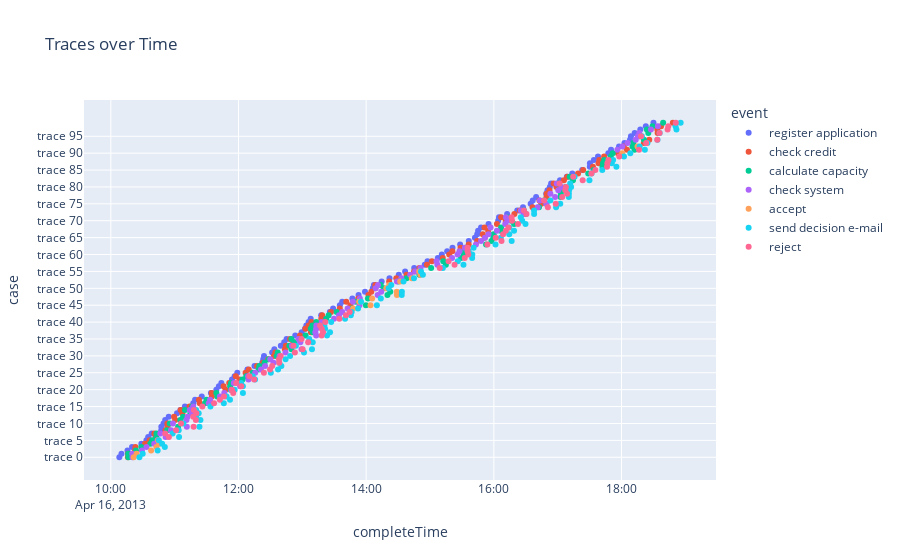

Notebook cell for this chart:
### Code cell
fig = px.scatter(df, x=df.iloc[:,2].values.tolist(), y=df.iloc[:,0].values.tolist(), color=df.iloc[:,1].values.tolist(), 
                labels={
                    'x':df.columns[2],
                    'y':df.columns[0],
                    'color':df.columns[1],
                },
                title= "Traces over Time"
                )
fig.show()

### Figure 1 — Plotly figure (JSON) as saved in the notebook; plotly's stock layout.template omitted (floating-point values rounded to 4 significant figures)
{"data": [{"hovertemplate": "event=register application<br>completeTime=%{x}<br>case=%{y}<extra></extra>", "legendgroup": "register application", "marker": {"color": "#636efa", "symbol": "circle"}, "mode": "markers", "name": "register application", "orientation": "v", "showlegend": true, "type": "scatter", "x": ["2013-04-16 10:08:02", "2013-04-16 10:10:02", "2013-04-16 10:15:42", "2013-04-16 10:19:56", "2013-04-16 10:28:43", "2013-04-16 10:33:28", "2013-04-16 10:35:07", "2013-04-16 10:38:26", "2013-04-16 10:47:23", "2013-04-16 10:47:29", "2013-04-16 10:49:32", "2013-04-16 10:51:06", "2013-04-16 10:54:25", "2013-04-16 11:02:14", "2013-04-16 11:05:27", "2013-04-16 11:09:37", "2013-04-16 11:17:31", "2013-04-16 11:19:13", "2013-04-16 11:25:30", "2013-04-16 11:34:06", "2013-04-16 11:39:10", "2013-04-16 11:41:34", "2013-04-16 11:43:54", "2013-04-16 11:53:52", "2013-04-16 11:56:23", "2013-04-16 11:58:54", "2013-04-16 12:08:23", "2013-04-16 12:15:02", "2013-04-16 12:22:21", "2013-04-16 12:23:18", "2013-04-16 12:23:59", "2013-04-16 12:31:36", "2013-04-16 12:33:43", "2013-04-16 12:39:48", "2013-04-16 12:42:58", "2013-04-16 12:45:12", "2013-04-16 12:53:21", "2013-04-16 12:59:23", "2013-04-16 13:02:29", "2013-04-16 13:03:47", "2013-04-16 13:05:55", "2013-04-16 13:07:53", "2013-04-16 13:17:43", "2013-04-16 13:25:51", "2013-04-16 13:28:55", "2013-04-16 13:35:16", "2013-04-16 13:37:28", "2013-04-16 13:47:02", "2013-04-16 13:52:52", "2013-04-16 13:58:54", "2013-04-16 14:06:15", "2013-04-16 14:07:14", "2013-04-16 14:14:33", "2013-04-16 14:21:54", "2013-04-16 14:30:40", "2013-04-16 14:36:38", "2013-04-16 14:45:09", "2013-04-16 14:55:02", "2013-04-16 14:57:40", "2013-04-16 15:07:24", "2013-04-16 15:11:06", "2013-04-16 15:16:08", "2013-04-16 15:21:08", "2013-04-16 15:28:20", "2013-04-16 15:36:26", "2013-04-16 15:42:12", "2013-04-16 15:44:22", "2013-04-16 15:45:12", "2013-04-16 15:47:57", "2013-04-16 15:55:01", "2013-04-16 16:04:04", "2013-04-16 16:04:51", "2013-04-16 16:12:28", "2013-04-16 16:21:59", "2013-04-16 16:27:26", "2013-04-16 16:34:36", "2013-04-16 16:36:32", "2013-04-16 16:39:44", "2013-04-16 16:49:13", "2013-04-16 16:50:26", "2013-04-16 16:52:37", "2013-04-16 16:53:50", "2013-04-16 17:02:12", "2013-04-16 17:08:37", "2013-04-16 17:13:44", "2013-04-16 17:23:01", "2013-04-16 17:30:13", "2013-04-16 17:30:18", "2013-04-16 17:34:02", "2013-04-16 17:37:54", "2013-04-16 17:47:34", "2013-04-16 17:50:09", "2013-04-16 17:57:39", "2013-04-16 18:02:44", "2013-04-16 18:07:58", "2013-04-16 18:08:52", "2013-04-16 18:12:22", "2013-04-16 18:17:39", "2013-04-16 18:22:48", "2013-04-16 18:30:02"], "xaxis": "x", "y": ["trace 0", "trace 1", "trace 2", "trace 3", "trace 4", "trace 5", "trace 6", "trace 7", "trace 8", "trace 9", "trace 10", "trace 11", "trace 12", "trace 13", "trace 14", "trace 15", "trace 16", "trace 17", "trace 18", "trace 19", "trace 20", "trace 21", "trace 22", "trace 23", "trace 24", "trace 25", "trace 26", "trace 27", "trace 28", "trace 29", "trace 30", "trace 31", "trace 32", "trace 33", "trace 34", "trace 35", "trace 36", "trace 37", "trace 38", "trace 39", "trace 40", "trace 41", "trace 42", "trace 43", "trace 44", "trace 45", "trace 46", "trace 47", "trace 48", "trace 49", "trace 50", "trace 51", "trace 52", "trace 53", "trace 54", "trace 55", "trace 56", "trace 57", "trace 58", "trace 59", "trace 60", "trace 61", "trace 62", "trace 63", "trace 64", "trace 65", "trace 66", "trace 67", "trace 68", "trace 69", "trace 70", "trace 71", "trace 72", "trace 73", "trace 74", "trace 75", "trace 76", "trace 77", "trace 78", "trace 79", "trace 80", "trace 81", "trace 82", "trace 83", "trace 84", "trace 85", "trace 86", "trace 87", "trace 88", "trace 89", "trace 90", "trace 91", "trace 92", "trace 93", "trace 94", "trace 95", "trace 96", "trace 97", "trace 98", "trace 99"], "yaxis": "y"}, {"hovertemplate": "event=check credit<br>completeTime=%{x}<br>case=%{y}<extra></extra>", "legendgroup": "check credit", "marker": {"color": "#EF553B", "symbol": "circle"}, "mode": "markers", "name": "check credit", "orientation": "v", "showlegend": true, "type": "scatter", "x": ["2013-04-16 10:16:03", "2013-04-16 10:16:07", "2013-04-16 10:22:41", "2013-04-16 10:23:07", "2013-04-16 10:32:08", "2013-04-16 10:36:29", "2013-04-16 10:42:11", "2013-04-16 10:40:57", "2013-04-16 10:51:26", "2013-04-16 10:53:18", "2013-04-16 10:53:10", "2013-04-16 11:00:32", "2013-04-16 10:59:27", "2013-04-16 11:07:17", "2013-04-16 11:05:37", "2013-04-16 11:13:57", "2013-04-16 11:23:38", "2013-04-16 11:22:53", "2013-04-16 11:35:01", "2013-04-16 11:34:46", "2013-04-16 11:47:46", "2013-04-16 11:46:00", "2013-04-16 11:51:17", "2013-04-16 12:00:56", "2013-04-16 11:57:30", "2013-04-16 12:06:41", "2013-04-16 12:09:40", "2013-04-16 12:17:29", "2013-04-16 12:22:58", "2013-04-16 12:27:51", "2013-04-16 12:33:21", "2013-04-16 12:34:39", "2013-04-16 12:43:38", "2013-04-16 12:44:30", "2013-04-16 12:51:32", "2013-04-16 12:48:28", "2013-04-16 12:57:50", "2013-04-16 13:08:04", "2013-04-16 13:02:54", "2013-04-16 13:05:57", "2013-04-16 13:08:33", "2013-04-16 13:17:48", "2013-04-16 13:18:38", "2013-04-16 13:26:56", "2013-04-16 13:35:14", "2013-04-16 13:45:11", "2013-04-16 13:41:19", "2013-04-16 13:52:35", "2013-04-16 14:02:07", "2013-04-16 14:04:51", "2013-04-16 14:08:35", "2013-04-16 14:08:38", "2013-04-16 14:21:34", "2013-04-16 14:28:19", "2013-04-16 14:37:54", "2013-04-16 14:45:02", "2013-04-16 14:49:59", "2013-04-16 14:57:09", "2013-04-16 15:01:45", "2013-04-16 15:12:00", "2013-04-16 15:18:04", "2013-04-16 15:21:02", "2013-04-16 15:28:44", "2013-04-16 15:36:22", "2013-04-16 15:44:21", "2013-04-16 15:51:25", "2013-04-16 15:49:35", "2013-04-16 15:54:39", "2013-04-16 15:51:13", "2013-04-16 16:02:53", "2013-04-16 16:11:08", "2013-04-16 16:06:50", "2013-04-16 16:19:18", "2013-04-16 16:24:26", "2013-04-16 16:36:21", "2013-04-16 16:44:34", "2013-04-16 16:42:53", "2013-04-16 16:49:31", "2013-04-16 16:49:35", "2013-04-16 16:52:17", "2013-04-16 16:58:50", "2013-04-16 16:56:13", "2013-04-16 17:05:50", "2013-04-16 17:08:59", "2013-04-16 17:19:10", "2013-04-16 17:23:57", "2013-04-16 17:33:08", "2013-04-16 17:38:24", "2013-04-16 17:39:03", "2013-04-16 17:43:38", "2013-04-16 17:56:37", "2013-04-16 18:05:07", "2013-04-16 18:02:11", "2013-04-16 18:20:57", "2013-04-16 18:26:04", "2013-04-16 18:17:34", "2013-04-16 18:33:55", "2013-04-16 18:33:39", "2013-04-16 18:37:09", "2013-04-16 18:48:13"], "xaxis": "x", "y": ["trace 0", "trace 1", "trace 2", "trace 3", "trace 4", "trace 5", "trace 6", "trace 7", "trace 8", "trace 9", "trace 10", "trace 11", "trace 12", "trace 13", "trace 14", "trace 15", "trace 16", "trace 17", "trace 18", "trace 19", "trace 20", "trace 21", "trace 22", "trace 23", "trace 24", "trace 25", "trace 26", "trace 27", "trace 28", "trace 29", "trace 30", "trace 31", "trace 32", "trace 33", "trace 34", "trace 35", "trace 36", "trace 37", "trace 38", "trace 39", "trace 40", "trace 41", "trace 42", "trace 43", "trace 44", "trace 45", "trace 46", "trace 47", "trace 48", "trace 49", "trace 50", "trace 51", "trace 52", "trace 53", "trace 54", "trace 55", "trace 56", "trace 57", "trace 58", "trace 59", "trace 60", "trace 61", "trace 62", "trace 63", "trace 64", "trace 65", "trace 66", "trace 67", "trace 68", "trace 69", "trace 70", "trace 71", "trace 72", "trace 73", "trace 74", "trace 75", "trace 76", "trace 77", "trace 78", "trace 79", "trace 80", "trace 81", "trace 82", "trace 83", "trace 84", "trace 85", "trace 86", "trace 87", "trace 88", "trace 89", "trace 90", "trace 91", "trace 92", "trace 93", "trace 94", "trace 95", "trace 96", "trace 97", "trace 98", "trace 99"], "yaxis": "y"}, {"hovertemplate": "event=calculate capacity<br>completeTime=%{x}<br>case=%{y}<extra></extra>", "legendgroup": "calculate capacity", "marker": {"color": "#00cc96", "symbol": "circle"}, "mode": "markers", "name": "calculate capacity", "orientation": "v", "showlegend": true, "type": "scatter", "x": ["2013-04-16 10:16:28", "2013-04-16 10:16:21", "2013-04-16 10:23:37", "2013-04-16 10:28:41", "2013-04-16 10:37:11", "2013-04-16 10:38:52", "2013-04-16 10:42:47", "2013-04-16 10:42:55", "2013-04-16 10:52:54", "2013-04-16 11:03:15", "2013-04-16 10:55:23", "2013-04-16 11:05:20", "2013-04-16 11:07:56", "2013-04-16 11:14:51", "2013-04-16 11:09:40", "2013-04-16 11:16:26", "2013-04-16 11:28:35", "2013-04-16 11:29:56", "2013-04-16 11:40:09", "2013-04-16 11:39:13", "2013-04-16 11:52:42", "2013-04-16 11:52:13", "2013-04-16 11:53:02", "2013-04-16 12:03:48", "2013-04-16 12:07:18", "2013-04-16 12:13:20", "2013-04-16 12:18:59", "2013-04-16 12:19:36", "2013-04-16 12:24:28", "2013-04-16 12:28:21", "2013-04-16 12:35:50", "2013-04-16 12:36:54", "2013-04-16 12:49:45", "2013-04-16 12:47:48", "2013-04-16 12:52:41", "2013-04-16 12:49:42", "2013-04-16 13:03:04", "2013-04-16 13:09:53", "2013-04-16 13:07:55", "2013-04-16 13:09:25", "2013-04-16 13:13:06", "2013-04-16 13:22:26", "2013-04-16 13:24:45", "2013-04-16 13:32:19", "2013-04-16 13:46:51", "2013-04-16 13:59:45", "2013-04-16 13:50:22", "2013-04-16 14:01:39", "2013-04-16 14:20:01", "2013-04-16 14:22:39", "2013-04-16 14:16:29", "2013-04-16 14:13:38", "2013-04-16 14:30:16", "2013-04-16 14:38:03", "2013-04-16 14:49:59", "2013-04-16 14:49:10", "2013-04-16 15:01:04", "2013-04-16 15:14:55", "2013-04-16 15:12:27", "2013-04-16 15:29:06", "2013-04-16 15:31:40", "2013-04-16 15:32:55", "2013-04-16 15:33:29", "2013-04-16 15:52:40", "2013-04-16 15:57:45", "2013-04-16 15:59:30", "2013-04-16 15:59:49", "2013-04-16 16:06:25", "2013-04-16 16:06:49", "2013-04-16 16:19:03", "2013-04-16 16:16:14", "2013-04-16 16:12:40", "2013-04-16 16:29:59", "2013-04-16 16:28:18", "2013-04-16 16:42:25", "2013-04-16 16:49:25", "2013-04-16 16:47:08", "2013-04-16 17:02:42", "2013-04-16 17:02:56", "2013-04-16 17:04:21", "2013-04-16 17:07:32", "2013-04-16 17:00:02", "2013-04-16 17:14:23", "2013-04-16 17:11:19", "2013-04-16 17:28:44", "2013-04-16 17:33:46", "2013-04-16 17:42:03", "2013-04-16 17:42:36", "2013-04-16 17:43:45", "2013-04-16 17:49:51", "2013-04-16 17:51:43", "2013-04-16 18:12:20", "2013-04-16 18:10:19", "2013-04-16 18:11:05", "2013-04-16 18:21:06", "2013-04-16 18:16:39", "2013-04-16 18:25:09", "2013-04-16 18:23:46", "2013-04-16 18:29:05", "2013-04-16 18:39:07"], "xaxis": "x", "y": ["trace 0", "trace 1", "trace 2", "trace 3", "trace 4", "trace 5", "trace 6", "trace 7", "trace 8", "trace 9", "trace 10", "trace 11", "trace 12", "trace 13", "trace 14", "trace 15", "trace 16", "trace 17", "trace 18", "trace 19", "trace 20", "trace 21", "trace 22", "trace 23", "trace 24", "trace 25", "trace 26", "trace 27", "trace 28", "trace 29", "trace 30", "trace 31", "trace 32", "trace 33", "trace 34", "trace 35", "trace 36", "trace 37", "trace 38", "trace 39", "trace 40", "trace 41", "trace 42", "trace 43", "trace 44", "trace 45", "trace 46", "trace 47", "trace 48", "trace 49", "trace 50", "trace 51", "trace 52", "trace 53", "trace 54", "trace 55", "trace 56", "trace 57", "trace 58", "trace 59", "trace 60", "trace 61", "trace 62", "trace 63", "trace 64", "trace 65", "trace 66", "trace 67", "trace 68", "trace 69", "trace 70", "trace 71", "trace 72", "trace 73", "trace 74", "trace 75", "trace 76", "trace 77", "trace 78", "trace 79", "trace 80", "trace 81", "trace 82", "trace 83", "trace 84", "trace 85", "trace 86", "trace 87", "trace 88", "trace 89", "trace 90", "trace 91", "trace 92", "trace 93", "trace 94", "trace 95", "trace 96", "trace 97", "trace 98", "trace 99"], "yaxis": "y"}, {"hovertemplate": "event=check system<br>completeTime=%{x}<br>case=%{y}<extra></extra>", "legendgroup": "check system", "marker": {"color": "#ab63fa", "symbol": "circle"}, "mode": "markers", "name": "check system", "orientation": "v", "showlegend": true, "type": "scatter", "x": ["2013-04-16 10:20:25", "2013-04-16 10:20:11", "2013-04-16 10:29:18", "2013-04-16 10:33:33", "2013-04-16 10:40:47", "2013-04-16 10:43:58", "2013-04-16 10:51:33", "2013-04-16 10:46:33", "2013-04-16 10:56:32", "2013-04-16 11:11:27", "2013-04-16 10:58:20", "2013-04-16 11:11:06", "2013-04-16 11:12:10", "2013-04-16 11:16:18", "2013-04-16 11:14:09", "2013-04-16 11:17:25", "2013-04-16 11:32:02", "2013-04-16 11:33:19", "2013-04-16 11:42:32", "2013-04-16 11:46:39", "2013-04-16 11:53:15", "2013-04-16 12:01:34", "2013-04-16 11:55:33", "2013-04-16 12:09:24", "2013-04-16 12:09:03", "2013-04-16 12:15:43", "2013-04-16 12:21:08", "2013-04-16 12:25:01", "2013-04-16 12:32:53", "2013-04-16 12:29:53", "2013-04-16 12:38:37", "2013-04-16 12:44:12", "2013-04-16 12:59:16", "2013-04-16 12:50:12", "2013-04-16 12:58:09", "2013-04-16 12:56:27", "2013-04-16 13:13:00", "2013-04-16 13:12:12", "2013-04-16 13:13:00", "2013-04-16 13:13:11", "2013-04-16 13:18:13", "2013-04-16 13:29:46", "2013-04-16 13:34:28", "2013-04-16 13:37:33", "2013-04-16 13:42:34", "2013-04-16 13:53:43", "2013-04-16 13:47:36", "2013-04-16 13:54:06", "2013-04-16 14:10:48", "2013-04-16 14:14:09", "2013-04-16 14:08:56", "2013-04-16 14:11:08", "2013-04-16 14:28:55", "2013-04-16 14:33:01", "2013-04-16 14:41:24", "2013-04-16 14:45:57", "2013-04-16 14:51:05", "2013-04-16 15:06:56", "2013-04-16 15:06:08", "2013-04-16 15:20:45", "2013-04-16 15:25:54", "2013-04-16 15:27:44", "2013-04-16 15:32:47", "2013-04-16 15:43:11", "2013-04-16 15:47:58", "2013-04-16 15:51:38", "2013-04-16 15:54:57", "2013-04-16 16:02:54", "2013-04-16 15:56:54", "2013-04-16 16:10:42", "2013-04-16 16:12:38", "2013-04-16 16:11:26", "2013-04-16 16:28:10", "2013-04-16 16:25:21", "2013-04-16 16:41:13", "2013-04-16 16:49:20", "2013-04-16 16:43:15", "2013-04-16 16:57:33", "2013-04-16 16:53:07", "2013-04-16 17:00:35", "2013-04-16 17:03:27", "2013-04-16 16:59:05", "2013-04-16 17:56:07", "2013-04-16 18:00:46", "2013-04-16 18:05:40", "2013-04-16 18:13:19", "2013-04-16 18:15:23", "2013-04-16 18:16:44", "2013-04-16 18:27:37", "2013-04-16 18:34:10"], "xaxis": "x", "y": ["trace 0", "trace 1", "trace 2", "trace 3", "trace 4", "trace 5", "trace 6", "trace 7", "trace 8", "trace 9", "trace 10", "trace 11", "trace 12", "trace 13", "trace 14", "trace 15", "trace 16", "trace 17", "trace 18", "trace 19", "trace 20", "trace 21", "trace 22", "trace 23", "trace 24", "trace 25", "trace 26", "trace 27", "trace 28", "trace 29", "trace 30", "trace 31", "trace 32", "trace 33", "trace 34", "trace 35", "trace 36", "trace 37", "trace 38", "trace 39", "trace 40", "trace 41", "trace 42", "trace 43", "trace 44", "trace 45", "trace 46", "trace 47", "trace 48", "trace 49", "trace 50", "trace 51", "trace 52", "trace 53", "trace 54", "trace 55", "trace 56", "trace 57", "trace 58", "trace 59", "trace 60", "trace 61", "trace 62", "trace 63", "trace 64", "trace 65", "trace 66", "trace 67", "trace 68", "trace 69", "trace 70", "trace 71", "trace 72", "trace 73", "trace 74", "trace 75", "trace 76", "trace 77", "trace 78", "trace 79", "trace 80", "trace 81", "trace 91", "trace 92", "trace 93", "trace 94", "trace 95", "trace 96", "trace 97", "trace 98"], "yaxis": "y"}, {"hovertemplate": "event=accept<br>completeTime=%{x}<br>case=%{y}<extra></extra>", "legendgroup": "accept", "marker": {"color": "#FFA15A", "symbol": "circle"}, "mode": "markers", "name": "accept", "orientation": "v", "showlegend": true, "type": "scatter", "x": ["2013-04-16 10:21:30", "2013-04-16 10:24:16", "2013-04-16 10:37:54", "2013-04-16 10:42:51", "2013-04-16 10:45:33", "2013-04-16 10:44:26", "2013-04-16 13:47:44", "2013-04-16 14:04:05", "2013-04-16 13:53:22", "2013-04-16 14:05:35", "2013-04-16 14:28:55", "2013-04-16 14:28:49", "2013-04-16 14:18:58", "2013-04-16 14:21:39", "2013-04-16 14:31:59", "2013-04-16 14:42:54", "2013-04-16 14:50:54", "2013-04-16 14:49:50", "2013-04-16 18:00:39", "2013-04-16 18:15:02"], "xaxis": "x", "y": ["trace 0", "trace 1", "trace 2", "trace 3", "trace 4", "trace 5", "trace 44", "trace 45", "trace 46", "trace 47", "trace 48", "trace 49", "trace 50", "trace 51", "trace 52", "trace 53", "trace 54", "trace 55", "trace 90", "trace 92"], "yaxis": "y"}, {"hovertemplate": "event=send decision e-mail<br>completeTime=%{x}<br>case=%{y}<extra></extra>", "legendgroup": "send decision e-mail", "marker": {"color": "#19d3f3", "symbol": "circle"}, "mode": "markers", "name": "send decision e-mail", "orientation": "v", "showlegend": true, "type": "scatter", "x": ["2013-04-16 10:26:53", "2013-04-16 10:29:58", "2013-04-16 10:44:03", "2013-04-16 10:50:47", "2013-04-16 10:48:13", "2013-04-16 10:45:09", "2013-04-16 11:04:09", "2013-04-16 10:58:05", "2013-04-16 11:03:49", "2013-04-16 11:23:19", "2013-04-16 11:08:13", "2013-04-16 11:24:15", "2013-04-16 11:20:12", "2013-04-16 11:22:36", "2013-04-16 11:20:09", "2013-04-16 11:33:38", "2013-04-16 11:46:13", "2013-04-16 11:52:01", "2013-04-16 11:48:49", "2013-04-16 12:04:10", "2013-04-16 11:56:23", "2013-04-16 12:04:07", "2013-04-16 12:02:28", "2013-04-16 12:15:36", "2013-04-16 12:13:20", "2013-04-16 12:30:24", "2013-04-16 12:37:12", "2013-04-16 12:40:20", "2013-04-16 12:38:24", "2013-04-16 12:44:15", "2013-04-16 12:48:32", "2013-04-16 13:01:36", "2013-04-16 13:09:04", "2013-04-16 12:53:59", "2013-04-16 13:09:47", "2013-04-16 13:06:30", "2013-04-16 13:23:13", "2013-04-16 13:26:02", "2013-04-16 13:21:22", "2013-04-16 13:20:43", "2013-04-16 13:27:07", "2013-04-16 13:40:09", "2013-04-16 13:45:36", "2013-04-16 13:46:22", "2013-04-16 13:52:22", "2013-04-16 14:10:03", "2013-04-16 13:55:12", "2013-04-16 14:13:47", "2013-04-16 14:33:26", "2013-04-16 14:33:34", "2013-04-16 14:21:05", "2013-04-16 14:23:35", "2013-04-16 14:35:05", "2013-04-16 14:44:59", "2013-04-16 14:53:19", "2013-04-16 14:51:33", "2013-04-16 15:12:05", "2013-04-16 15:31:27", "2013-04-16 15:26:09", "2013-04-16 15:39:36", "2013-04-16 15:39:44", "2013-04-16 15:36:24", "2013-04-16 15:40:59", "2013-04-16 16:01:33", "2013-04-16 16:16:45", "2013-04-16 16:06:33", "2013-04-16 16:14:29", "2013-04-16 16:19:00", "2013-04-16 16:14:27", "2013-04-16 16:29:45", "2013-04-16 16:26:39", "2013-04-16 16:25:20", "2013-04-16 16:37:50", "2013-04-16 16:37:47", "2013-04-16 16:58:30", "2013-04-16 17:02:25", "2013-04-16 16:53:07", "2013-04-16 17:10:29", "2013-04-16 17:10:32", "2013-04-16 17:10:42", "2013-04-16 17:12:37", "2013-04-16 17:11:45", "2013-04-16 17:29:50", "2013-04-16 17:15:52", "2013-04-16 17:31:48", "2013-04-16 17:41:54", "2013-04-16 17:55:11", "2013-04-16 17:50:52", "2013-04-16 17:52:06", "2013-04-16 18:02:19", "2013-04-16 18:08:16", "2013-04-16 18:21:56", "2013-04-16 18:17:03", "2013-04-16 18:24:20", "2013-04-16 18:33:47", "2013-04-16 18:19:08", "2013-04-16 18:35:50", "2013-04-16 18:51:36", "2013-04-16 18:50:47", "2013-04-16 18:55:34"], "xaxis": "x", "y": ["trace 0", "trace 1", "trace 2", "trace 3", "trace 4", "trace 5", "trace 6", "trace 7", "trace 8", "trace 9", "trace 10", "trace 11", "trace 12", "trace 13", "trace 14", "trace 15", "trace 16", "trace 17", "trace 18", "trace 19", "trace 20", "trace 21", "trace 22", "trace 23", "trace 24", "trace 25", "trace 26", "trace 27", "trace 28", "trace 29", "trace 30", "trace 31", "trace 32", "trace 33", "trace 34", "trace 35", "trace 36", "trace 37", "trace 38", "trace 39", "trace 40", "trace 41", "trace 42", "trace 43", "trace 44", "trace 45", "trace 46", "trace 47", "trace 48", "trace 49", "trace 50", "trace 51", "trace 52", "trace 53", "trace 54", "trace 55", "trace 56", "trace 57", "trace 58", "trace 59", "trace 60", "trace 61", "trace 62", "trace 63", "trace 64", "trace 65", "trace 66", "trace 67", "trace 68", "trace 69", "trace 70", "trace 71", "trace 72", "trace 73", "trace 74", "trace 75", "trace 76", "trace 77", "trace 78", "trace 79", "trace 80", "trace 81", "trace 82", "trace 83", "trace 84", "trace 85", "trace 86", "trace 87", "trace 88", "trace 89", "trace 90", "trace 91", "trace 92", "trace 93", "trace 94", "trace 95", "trace 96", "trace 97", "trace 98", "trace 99"], "yaxis": "y"}, {"hovertemplate": "event=reject<br>completeTime=%{x}<br>case=%{y}<extra></extra>", "legendgroup": "reject", "marker": {"color": "#FF6692", "symbol": "circle"}, "mode": "markers", "name": "reject", "orientation": "v", "showlegend": true, "type": "scatter", "x": ["2013-04-16 10:54:35", "2013-04-16 10:51:09", "2013-04-16 11:01:18", "2013-04-16 11:17:52", "2013-04-16 11:06:03", "2013-04-16 11:19:57", "2013-04-16 11:17:28", "2013-04-16 11:20:27", "2013-04-16 11:18:07", "2013-04-16 11:26:04", "2013-04-16 11:37:04", "2013-04-16 11:42:31", "2013-04-16 11:46:24", "2013-04-16 11:55:03", "2013-04-16 11:53:49", "2013-04-16 12:02:34", "2013-04-16 11:57:56", "2013-04-16 12:14:44", "2013-04-16 12:10:16", "2013-04-16 12:23:54", "2013-04-16 12:29:38", "2013-04-16 12:31:40", "2013-04-16 12:38:15", "2013-04-16 12:38:04", "2013-04-16 12:39:43", "2013-04-16 12:53:01", "2013-04-16 13:00:16", "2013-04-16 12:51:43", "2013-04-16 13:05:28", "2013-04-16 12:59:17", "2013-04-16 13:18:10", "2013-04-16 13:19:27", "2013-04-16 13:18:15", "2013-04-16 13:16:42", "2013-04-16 13:21:31", "2013-04-16 13:34:51", "2013-04-16 13:41:02", "2013-04-16 13:44:31", "2013-04-16 15:09:11", "2013-04-16 15:23:04", "2013-04-16 15:17:27", "2013-04-16 15:32:38", "2013-04-16 15:35:59", "2013-04-16 15:35:20", "2013-04-16 15:35:21", "2013-04-16 15:53:54", "2013-04-16 16:07:12", "2013-04-16 16:01:45", "2013-04-16 16:08:41", "2013-04-16 16:11:14", "2013-04-16 16:13:47", "2013-04-16 16:22:43", "2013-04-16 16:17:08", "2013-04-16 16:16:40", "2013-04-16 16:30:40", "2013-04-16 16:28:19", "2013-04-16 16:50:48", "2013-04-16 16:58:09", "2013-04-16 16:47:11", "2013-04-16 17:04:14", "2013-04-16 17:08:48", "2013-04-16 17:07:09", "2013-04-16 17:07:42", "2013-04-16 17:01:46", "2013-04-16 17:23:29", "2013-04-16 17:14:34", "2013-04-16 17:31:43", "2013-04-16 17:35:25", "2013-04-16 17:46:22", "2013-04-16 17:46:43", "2013-04-16 17:47:42", "2013-04-16 17:57:53", "2013-04-16 18:16:25", "2013-04-16 18:23:09", "2013-04-16 18:33:36", "2013-04-16 18:18:20", "2013-04-16 18:35:45", "2013-04-16 18:43:18", "2013-04-16 18:43:57", "2013-04-16 18:50:59"], "xaxis": "x", "y": ["trace 6", "trace 7", "trace 8", "trace 9", "trace 10", "trace 11", "trace 12", "trace 13", "trace 14", "trace 15", "trace 16", "trace 17", "trace 18", "trace 19", "trace 20", "trace 21", "trace 22", "trace 23", "trace 24", "trace 25", "trace 26", "trace 27", "trace 28", "trace 29", "trace 30", "trace 31", "trace 32", "trace 33", "trace 34", "trace 35", "trace 36", "trace 37", "trace 38", "trace 39", "trace 40", "trace 41", "trace 42", "trace 43", "trace 56", "trace 57", "trace 58", "trace 59", "trace 60", "trace 61", "trace 62", "trace 63", "trace 64", "trace 65", "trace 66", "trace 67", "trace 68", "trace 69", "trace 70", "trace 71", "trace 72", "trace 73", "trace 74", "trace 75", "trace 76", "trace 77", "trace 78", "trace 79", "trace 80", "trace 81", "trace 82", "trace 83", "trace 84", "trace 85", "trace 86", "trace 87", "trace 88", "trace 89", "trace 91", "trace 93", "trace 94", "trace 95", "trace 96", "trace 97", "trace 98", "trace 99"], "yaxis": "y"}], "layout": {"legend": {"title": {"text": "event"}, "tracegroupgap": 0}, "title": {"text": "Traces over Time"}, "xaxis": {"anchor": "y", "domain": [0, 1], "title": {"text": "completeTime"}}, "yaxis": {"anchor": "x", "domain": [0, 1], "title": {"text": "case"}}}}
